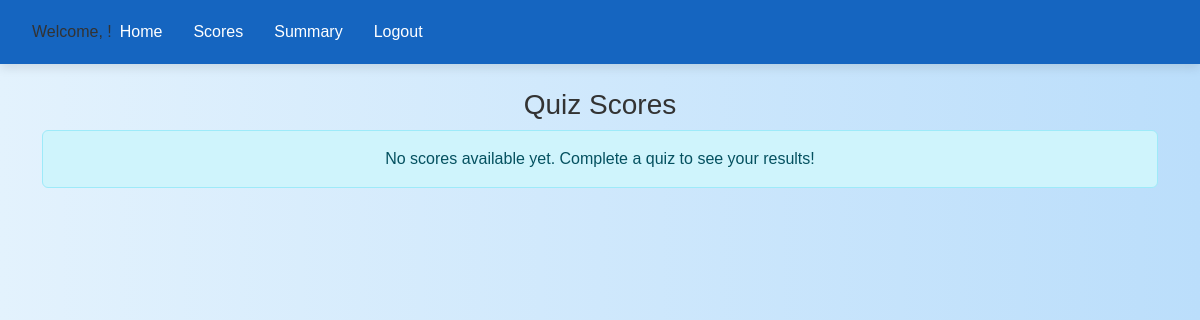
The app's page /scores (signed in), older data.
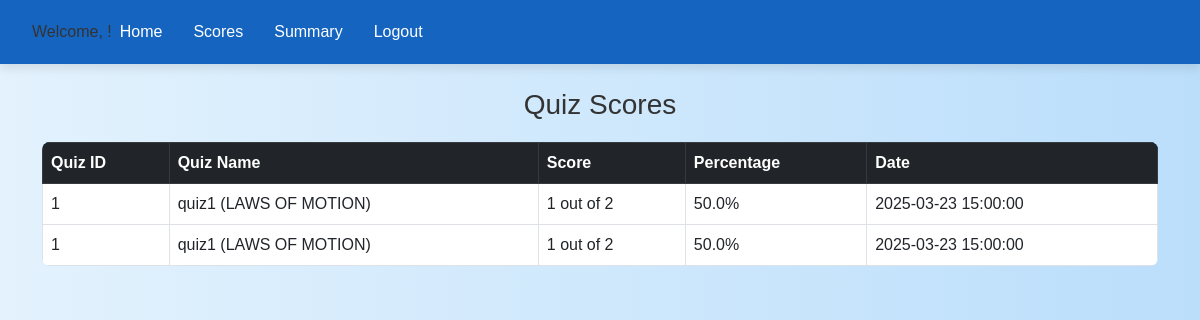
The same page, newer data.
### app.py (models this page shows)
class Score(db.Model):
    id = db.Column(db.Integer, primary_key=True)
    user_id = db.Column(db.Integer, db.ForeignKey('user.id'), nullable=False)
    quiz_id = db.Column(db.Integer, db.ForeignKey('quiz.id'), nullable=False)
    score = db.Column(db.Integer, nullable=False)
    timestamp = db.Column(db.String(20))
    user = db.relationship('User', backref='scores', lazy=True)
    quiz = db.relationship('Quiz', backref='scores', lazy=True)
    __table_args__ = (db.UniqueConstraint('user_id', 'quiz_id', name='unique_user_quiz'),)

class Quiz(db.Model):
    id = db.Column(db.Integer, primary_key=True)
    name = db.Column(db.String(100), nullable=False)
    chapter_id = db.Column(db.Integer, db.ForeignKey('chapter.id'), nullable=False)
    duration = db.Column(db.String(10), nullable=False)
    chapter = db.relationship('Chapter', back_populates='quizzes')
    questions = db.relationship('Question', back_populates='quiz', lazy=True)

### app.py (the view)
@app.route('/scores')
def scores():
    if 'user_id' not in session:
        return redirect(url_for('userlogin'))
    user_id = session['user_id']
    user_scores = Score.query.filter_by(user_id=user_id).all()
    return render_template('scores.html', scores=user_scores)

### templates/scores.html (shortened to what this page needs)
<!DOCTYPE html>
<html lang="en">
<head>
    <link rel="stylesheet" href="https://cdn.jsdelivr.net/npm/bootstrap@5.3.0/dist/css/bootstrap.min.css">
    <link rel = "stylesheet" href="/static/style.css">
</head>
<body>
    <header>
        <nav class="navbar navbar-expand-lg bg-light">
            <div class="container-fluid">
                <div class="welcome-text">
                    Welcome, {{ session['fullname'] }}!
                </div>
                <div class="collapse navbar-collapse" id="navbarSupportedContent">
                    <ul class="navbar-nav me-auto mb-2 mb-lg-0">
                        <li class="nav-item"><a class="nav-link" href="{{ url_for('user_dashboard') }}">Home</a></li>
                        <li class="nav-item"><a class="nav-link" href="{{ url_for('scores') }}">Scores</a></li>
                        <li class="nav-item"><a class="nav-link" href="#">Summary</a></li>
                        <li class="nav-item"><a class="nav-link" href="{{ url_for('index') }}">Logout</a></li>
                    </ul>
                </div>
            </div>
        </nav>
    </header>
    <div class="container mt-4">
        <h3 class="text-center">Quiz Scores</h3>
        {% if scores %}
        <table class="table table-bordered">
            <thead class="table-dark">
                <tr>
                    <th>Quiz ID</th>
                    <th>Quiz Name</th>
                    <th>Score</th>
                    <th>Percentage</th>
                    <th>Date</th>
                </tr>
            </thead>
            <tbody>
                {% for score in scores %}
                {% set quiz = score.quiz %}
                <tr>
                    <td>{{ score.quiz_id }}</td>
                    <td>{{ quiz.name if quiz else 'Unknown Quiz' }}</td>
                    <td>{{ score.score }} out of {{ quiz.questions|length if quiz else 'N/A' }}</td>
                    <td>{{ (score.score / quiz.questions|length * 100)|round(2) if quiz else 'N/A' }}%</td>
                    <td>{{ score.timestamp }}</td>
                </tr>
                {% endfor %}
            </tbody>
        </table>
        {% else %}
        <div class="alert alert-info text-center">
            No scores available yet. Complete a quiz to see your results!
        </div>
        {% endif %}
    </div>
</body>
</html>

### static/style.css (style rules this page uses)
body { background: linear-gradient(to right, #e3f2fd, #bbdefb); font-family: 'Poppins', sans-serif; color: #333; }
.navbar { background-color: #1565c0 !important; padding: 12px 20px; box-shadow: 0px 4px 10px rgba(0, 0, 0, 0.1); }
.navbar-nav .nav-link { color: #fff !important; font-size: 1rem; margin-right: 15px; transition: all 0.3s ease-in-out; }
.container { margin-top: 40px; }
.table { margin-top: 20px; border-radius: 8px; overflow: hidden; }
.table thead { background: #1565c0; color: white; font-size: 1rem; }
.table tbody tr { transition: background 0.3s; }

Row changes from the older to the newer data that the page shows:
added Score: quiz_id "1", score "1", questions|length "2", score "50.0", timestamp "2025-03-23 15:00:00"
now on this page (row unchanged): Quiz: name "quiz1 (LAWS OF MOTION)"
added Score: quiz_id "1", score "1", questions|length "2", score "50.0", timestamp "2025-03-23 15:00:00"
Text that changed along with them:
text no longer shown: "No scores available yet. Complete a quiz to see your results!"
text now shown: "Quiz ID Quiz Name Score Percentage Date"
